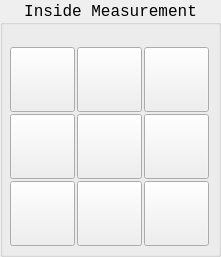
     <widget class="QGroupBox" name="groupBox_Outside_2">
      <property name="geometry">
       <rect>
        <x>240</x>
        <y>10</y>
        <width>221</width>
        <height>257</height>
       </rect>
      </property>
      <property name="font">
       <font>
        <family>Monospace</family>
        <pointsize>12</pointsize>
       </font>
      </property>
      <property name="title">
       <string>Inside Measurement</string>
      </property>
      <property name="alignment">
       <set>Qt::AlignCenter</set>
      </property>
      <layout class="QGridLayout" name="gridLayout_15">
       <property name="leftMargin">
        <number>6</number>
       </property>
       <property name="topMargin">
        <number>21</number>
       </property>
       <property name="rightMargin">
        <number>6</number>
       </property>
       <property name="bottomMargin">
        <number>6</number>
       </property>
       <property name="spacing">
        <number>1</number>
       </property>
       <item row="0" column="0">
        <widget class="QPushButton" name="probe_inXminusYplus">
         <property name="sizePolicy">
          <sizepolicy hsizetype="Fixed" vsizetype="Fixed">
           <horstretch>0</horstretch>
           <verstretch>0</verstretch>
          </sizepolicy>
         </property>
         <property name="minimumSize">
          <size>
           <width>43</width>
           <height>43</height>
          </size>
         </property>
         <property name="maximumSize">
          <size>
           <width>65</width>
           <height>65</height>
          </size>
         </property>
         <property name="baseSize">
          <size>
           <width>65</width>
           <height>65</height>
          </size>
         </property>
         <property name="font">
          <font>
           <family>Sans Serif</family>
           <pointsize>9</pointsize>
           <kerning>false</kerning>
          </font>
         </property>
         <property name="function" stdset="0">
          <string>mdi</string>
         </property>
         <property name="command" stdset="0">
          <string>o&lt;c_right_front_in&gt; call</string>
         </property>
        </widget>
       </item>
       <item row="0" column="1">
        <widget class="QPushButton" name="probe_inYplus">
         <property name="sizePolicy">
          <sizepolicy hsizetype="Fixed" vsizetype="Fixed">
           <horstretch>0</horstretch>
           <verstretch>0</verstretch>
          </sizepolicy>
         </property>
         <property name="minimumSize">
          <size>
           <width>43</width>
           <height>43</height>
          </size>
         </property>
         <property name="maximumSize">
          <size>
           <width>65</width>
           <height>65</height>
          </size>
         </property>
         <property name="baseSize">
          <size>
           <width>65</width>
           <height>65</height>
          </size>
         </property>
         <property name="font">
          <font>
           <family>Sans Serif</family>
           <pointsize>9</pointsize>
           <kerning>false</kerning>
          </font>
         </property>
         <property name="function" stdset="0">
          <string>mdi</string>
         </property>
         <property name="command" stdset="0">
          <string>o&lt;p_front&gt; call</string>
         </property>
        </widget>
       </item>
       <item row="0" column="2">
        <widget class="QPushButton" name="probe_inXplusYplus">
         <property name="sizePolicy">
          <sizepolicy hsizetype="Fixed" vsizetype="Fixed">
           <horstretch>0</horstretch>
           <verstretch>0</verstretch>
          </sizepolicy>
         </property>
         <property name="minimumSize">
          <size>
           <width>43</width>
           <height>43</height>
          </size>
         </property>
         <property name="maximumSize">
          <size>
           <width>65</width>
           <height>65</height>
          </size>
         </property>
         <property name="baseSize">
          <size>
           <width>65</width>
           <height>65</height>
          </size>
         </property>
         <property name="font">
          <font>
           <family>Sans Serif</family>
           <pointsize>9</pointsize>
           <kerning>false</kerning>
          </font>
         </property>
         <property name="function" stdset="0">
          <string>mdi</string>
         </property>
         <property name="command" stdset="0">
          <string>o&lt;c_left_front_in&gt; call</string>
         </property>
        </widget>
       </item>
       <item row="1" column="0">
        <widget class="QPushButton" name="probe_inXminus">
         <property name="sizePolicy">
          <sizepolicy hsizetype="Fixed" vsizetype="Fixed">
           <horstretch>0</horstretch>
           <verstretch>0</verstretch>
          </sizepolicy>
         </property>
         <property name="minimumSize">
          <size>
           <width>43</width>
           <height>43</height>
          </size>
         </property>
         <property name="maximumSize">
          <size>
           <width>65</width>
           <height>65</height>
          </size>
         </property>
         <property name="baseSize">
          <size>
           <width>65</width>
           <height>65</height>
          </size>
         </property>
         <property name="font">
          <font>
           <family>Sans Serif</family>
           <pointsize>9</pointsize>
           <kerning>false</kerning>
          </font>
         </property>
         <property name="function" stdset="0">
          <string>mdi</string>
         </property>
         <property name="command" stdset="0">
          <string>o&lt;p_right&gt; call</string>
         </property>
        </widget>
       </item>
       <item row="1" column="1">
        <widget class="QPushButton" name="probe_inhole">
         <property name="sizePolicy">
          <sizepolicy hsizetype="Fixed" vsizetype="Fixed">
           <horstretch>0</horstretch>
           <verstretch>0</verstretch>
          </sizepolicy>
         </property>
         <property name="minimumSize">
          <size>
           <width>43</width>
           <height>43</height>
          </size>
         </property>
         <property name="maximumSize">
          <size>
           <width>65</width>
           <height>65</height>
          </size>
         </property>
         <property name="baseSize">
          <size>
           <width>65</width>
           <height>65</height>
          </size>
         </property>
         <property name="font">
          <font>
           <family>Sans Serif</family>
           <pointsize>9</pointsize>
           <kerning>false</kerning>
          </font>
         </property>
         <property name="function" stdset="0">
          <string>mdi</string>
         </property>
         <property name="command" stdset="0">
          <string>o&lt;p_hole&gt;  call</string>
         </property>
        </widget>
       </item>
       <item row="1" column="2">
        <widget class="QPushButton" name="probe_inXplus">
         <property name="sizePolicy">
          <sizepolicy hsizetype="Fixed" vsizetype="Fixed">
           <horstretch>0</horstretch>
           <verstretch>0</verstretch>
          </sizepolicy>
         </property>
         <property name="minimumSize">
          <size>
           <width>43</width>
           <height>43</height>
          </size>
         </property>
         <property name="maximumSize">
          <size>
           <width>65</width>
           <height>65</height>
          </size>
         </property>
         <property name="baseSize">
          <size>
           <width>65</width>
           <height>65</height>
          </size>
         </property>
         <property name="font">
          <font>
           <family>Sans Serif</family>
           <pointsize>9</pointsize>
           <kerning>false</kerning>
          </font>
         </property>
         <property name="function" stdset="0">
          <string>mdi</string>
         </property>
         <property name="command" stdset="0">
          <string>o&lt;p_left&gt;  call</string>
         </property>
        </widget>
       </item>
       <item row="2" column="0">
        <widget class="QPushButton" name="probe_inXminusYminus">
         <property name="sizePolicy">
          <sizepolicy hsizetype="Fixed" vsizetype="Fixed">
           <horstretch>0</horstretch>
           <verstretch>0</verstretch>
          </sizepolicy>
         </property>
         <property name="minimumSize">
          <size>
           <width>43</width>
           <height>43</height>
          </size>
         </property>
         <property name="maximumSize">
          <size>
           <width>65</width>
           <height>65</height>
          </size>
         </property>
         <property name="baseSize">
          <size>
           <width>65</width>
           <height>65</height>
          </size>
         </property>
         <property name="font">
          <font>
           <family>Sans Serif</family>
           <pointsize>9</pointsize>
           <kerning>false</kerning>
          </font>
         </property>
         <property name="function" stdset="0">
          <string>mdi</string>
         </property>
         <property name="command" stdset="0">
          <string>o&lt;c_right_back_in&gt; call</string>
         </property>
        </widget>
       </item>
       <item row="2" column="1">
        <widget class="QPushButton" name="probe_inYminus">
         <property name="sizePolicy">
          <sizepolicy hsizetype="Fixed" vsizetype="Fixed">
           <horstretch>0</horstretch>
           <verstretch>0</verstretch>
          </sizepolicy>
         </property>
         <property name="minimumSize">
          <size>
           <width>43</width>
           <height>43</height>
          </size>
         </property>
         <property name="maximumSize">
          <size>
           <width>65</width>
           <height>65</height>
          </size>
         </property>
         <property name="baseSize">
          <size>
           <width>65</width>
           <height>65</height>
          </size>
         </property>
         <property name="font">
          <font>
           <family>Sans Serif</family>
           <pointsize>9</pointsize>
           <kerning>false</kerning>
          </font>
         </property>
         <property name="function" stdset="0">
          <string>mdi</string>
         </property>
         <property name="command" stdset="0">
          <string>o&lt;p_back&gt;  call</string>
         </property>
        </widget>
       </item>
       <item row="2" column="2">
        <widget class="QPushButton" name="probe_inXplusYminus">
         <property name="sizePolicy">
          <sizepolicy hsizetype="Fixed" vsizetype="Fixed">
           <horstretch>0</horstretch>
           <verstretch>0</verstretch>
          </sizepolicy>
         </property>
         <property name="minimumSize">
          <size>
           <width>43</width>
           <height>43</height>
          </size>
         </property>
         <property name="maximumSize">
          <size>
           <width>65</width>
           <height>65</height>
          </size>
         </property>
         <property name="baseSize">
          <size>
           <width>65</width>
           <height>65</height>
          </size>
         </property>
         <property name="font">
          <font>
           <family>Sans Serif</family>
           <pointsize>9</pointsize>
           <kerning>false</kerning>
          </font>
         </property>
         <property name="function" stdset="0">
          <string>mdi</string>
         </property>
         <property name="command" stdset="0">
          <string>o&lt;c_left_back_in&gt; call</string>
         </property>
        </widget>
       </item>
      </layout>
     </widget>
